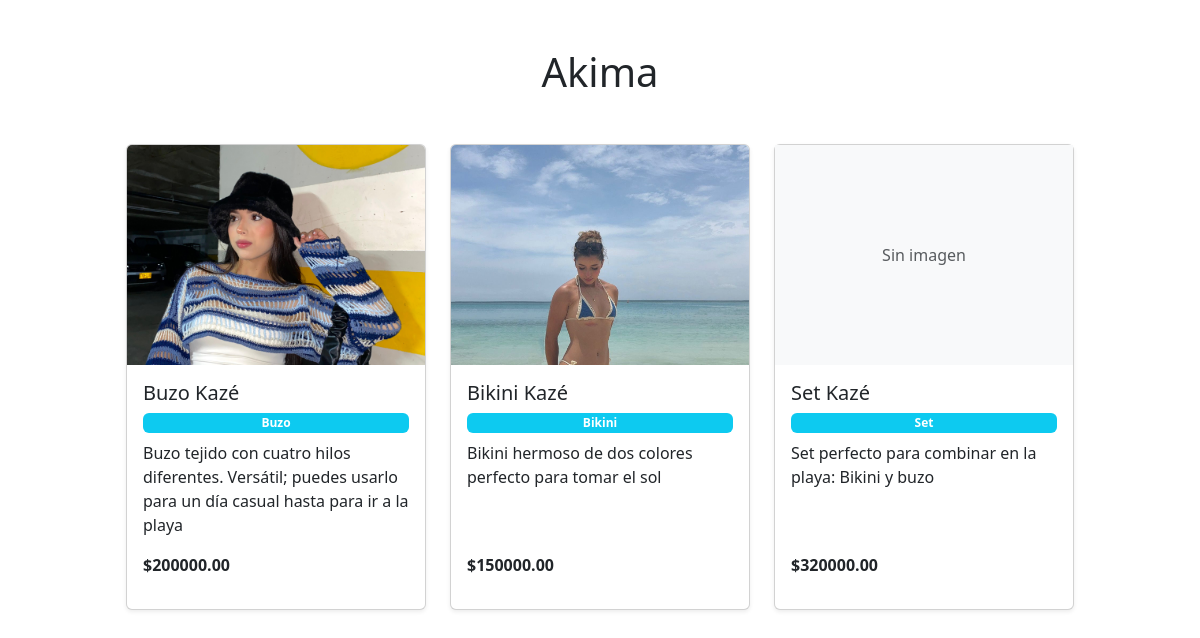
The page / on the database its author committed.
### crochet/models.py (models this page shows, shortened)
class Producto(models.Model):
    CATEGORIAS = [
        ('Bikini', 'Bikini'),
        ('Top', 'Top'),
        ('Falda', 'Falda'),
        ('Buzo', 'Buzo'),
        ('Vestido', 'Vestido'),
        ('Short', 'Short'),
        ('Set', 'Set'),
        ('Accesorio', 'Accesorio'),
        ('Pantalón', 'Pantalón'),
        ('Camisa', 'Camisa'),
        ('Otro', 'Otro'),
    ]
    categoria = models.CharField('Categoría', max_length=20, choices=CATEGORIAS)
    nombre = models.CharField('Nombre', max_length=150)
    descripcion = models.TextField('Descripción')
    precio = models.DecimalField('Precio', max_digits=10, decimal_places=2, validators=[MinValueValidator(Decimal('0.00'))])
    stock = models.IntegerField('Stock', default=0, validators=[MinValueValidator(0)])
    tiempo_fabricacion = models.IntegerField('Tiempo de Fabricación (horas)', validators=[MinValueValidator(0)])
    activo = models.BooleanField('Activo', default=True)
    guia_fabricacion = models.FileField(upload_to='guias/fabricacion/', blank=True, null=True)
    guia_tallas = models.ImageField(upload_to='guias/tallas/', blank=True, null=True)
    class Meta:
        db_table = 'producto'

class ProductoImagen(models.Model):
    id_producto = models.ForeignKey(
        Producto,
        on_delete=models.CASCADE,
        verbose_name='Producto',
        related_name='imagenes'
    )
    url_imagen = models.ImageField('Imagen', upload_to='productos/')
    class Meta:
        db_table = 'producto_imagen'

### crochet/views.py (the view)
# urls.py: 2. Add a URL to urlpatterns:  path('', views.home, name='home')
def home(request):
    productos = Producto.objects.filter(activo=True)
    return render(request, 'home.html', {'productos': productos})

### crochet/templates/home.html (shortened to what this page needs)
<!DOCTYPE html>
<html lang="es">
<head>
  <link href="https://cdn.jsdelivr.net/npm/bootstrap@5.3.2/dist/css/bootstrap.min.css" rel="stylesheet">
</head>
<body>
<div class="container mt-5">
  <h1 class="text-center mb-5">Akima</h1>
  <div class="d-flex flex-wrap justify-content-center gap-4">
    {% for producto in productos %}
      <div class="mb-4 d-flex">
        <a href="{% url 'producto_detalle' producto.id %}"
           class="text-decoration-none text-dark">
          <div class="card shadow-sm h-100"
               style="width: 300px; cursor: pointer; transition: 0.2s;">
            {% with img=producto.imagenes.first %}
              {% if img %}
                <img src="{{ img.url_imagen.url }}"
                     class="card-img-top"
                     alt="{{ producto.nombre }}"
                     style="height: 220px; object-fit: cover;">
              {% else %}
                <div class="d-flex align-items-center justify-content-center bg-light"
                     style="height: 220px;">
                  <span class="text-muted">Sin imagen</span>
                </div>
              {% endif %}
            {% endwith %}
            <div class="card-body d-flex flex-column">
              <h5 class="card-title">{{ producto.nombre }}</h5>
              <span class="badge bg-info mb-2">{{ producto.categoria }}</span>
              <p class="card-text">
                {{ producto.descripcion|truncatewords:20 }}
              </p>
              <p class="fw-bold mt-auto">
                ${{ producto.precio }}
              </p>
            </div>
          </div>
        </a>
      </div>
    {% empty %}
      <p class="text-center">No hay productos disponibles.</p>
    {% endfor %}
  </div>
</div>
</body>
</html>

### rows shown on the page
Producto: imagenes.first.url_imagen (picture), nombre "Buzo Kazé", categoria "Buzo", descripcion "Buzo tejido con cuatro hilos diferentes. Versátil; puedes usarlo para un día casual hasta para ir a la playa", precio "200000.00"
Producto: imagenes.first.url_imagen (picture), nombre "Bikini Kazé", categoria "Bikini", descripcion "Bikini hermoso de dos colores perfecto para tomar el sol", precio "150000.00"
Producto: shows "Sin imagen", nombre "Set Kazé", categoria "Set", descripcion "Set perfecto para combinar en la playa: Bikini y buzo", precio "320000.00"
